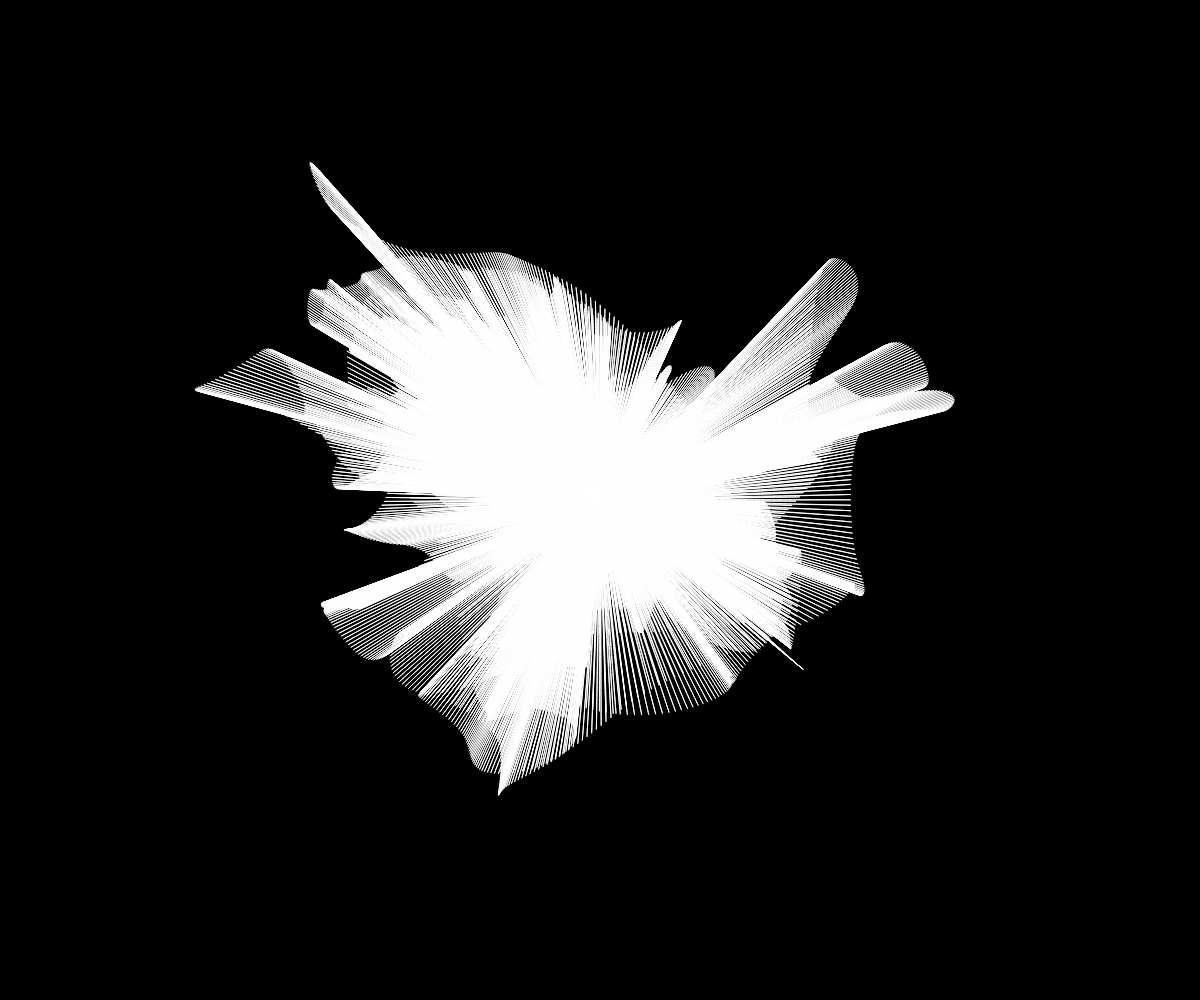
Frame 1 (no input)
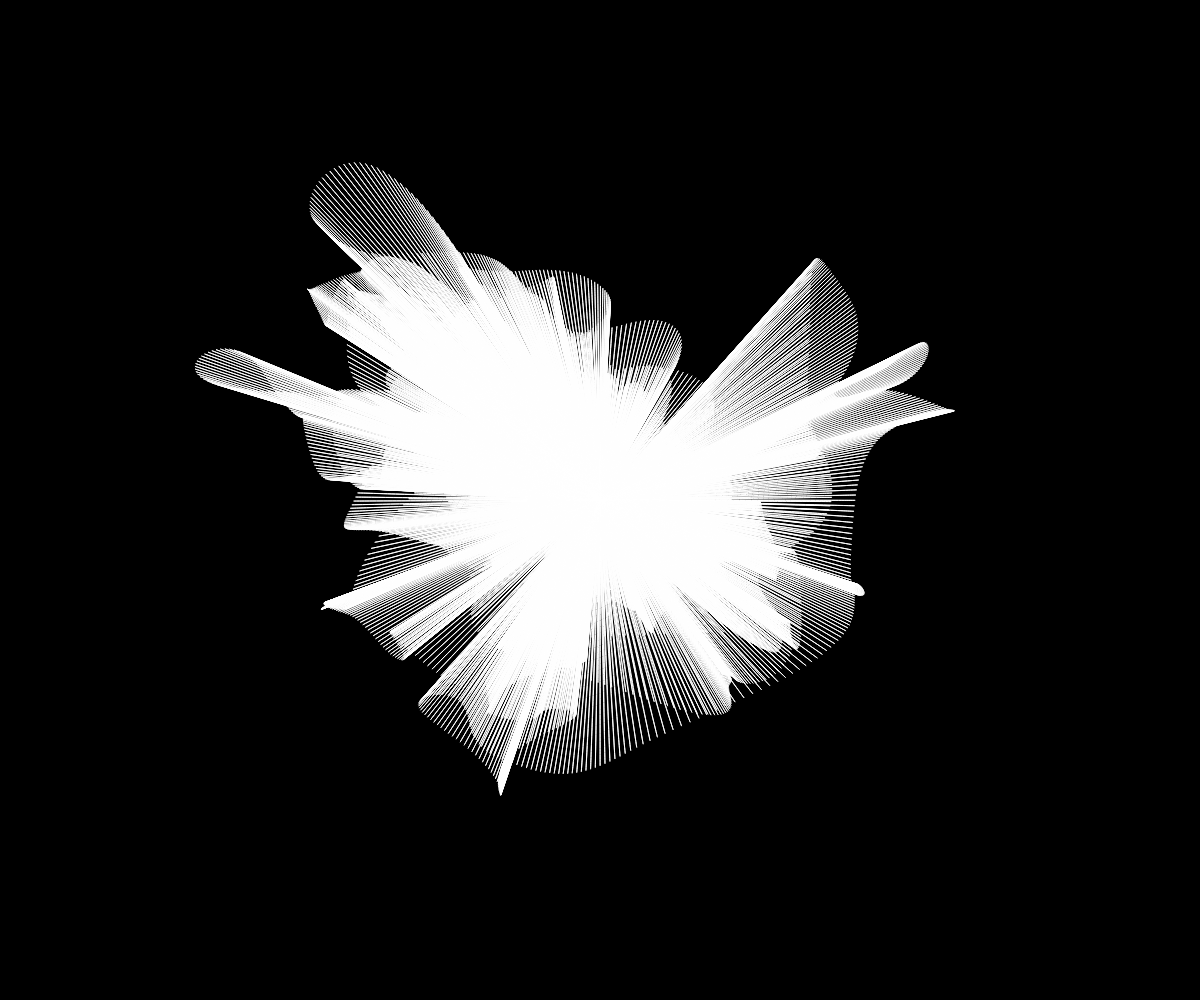
Frame 60 (no input)
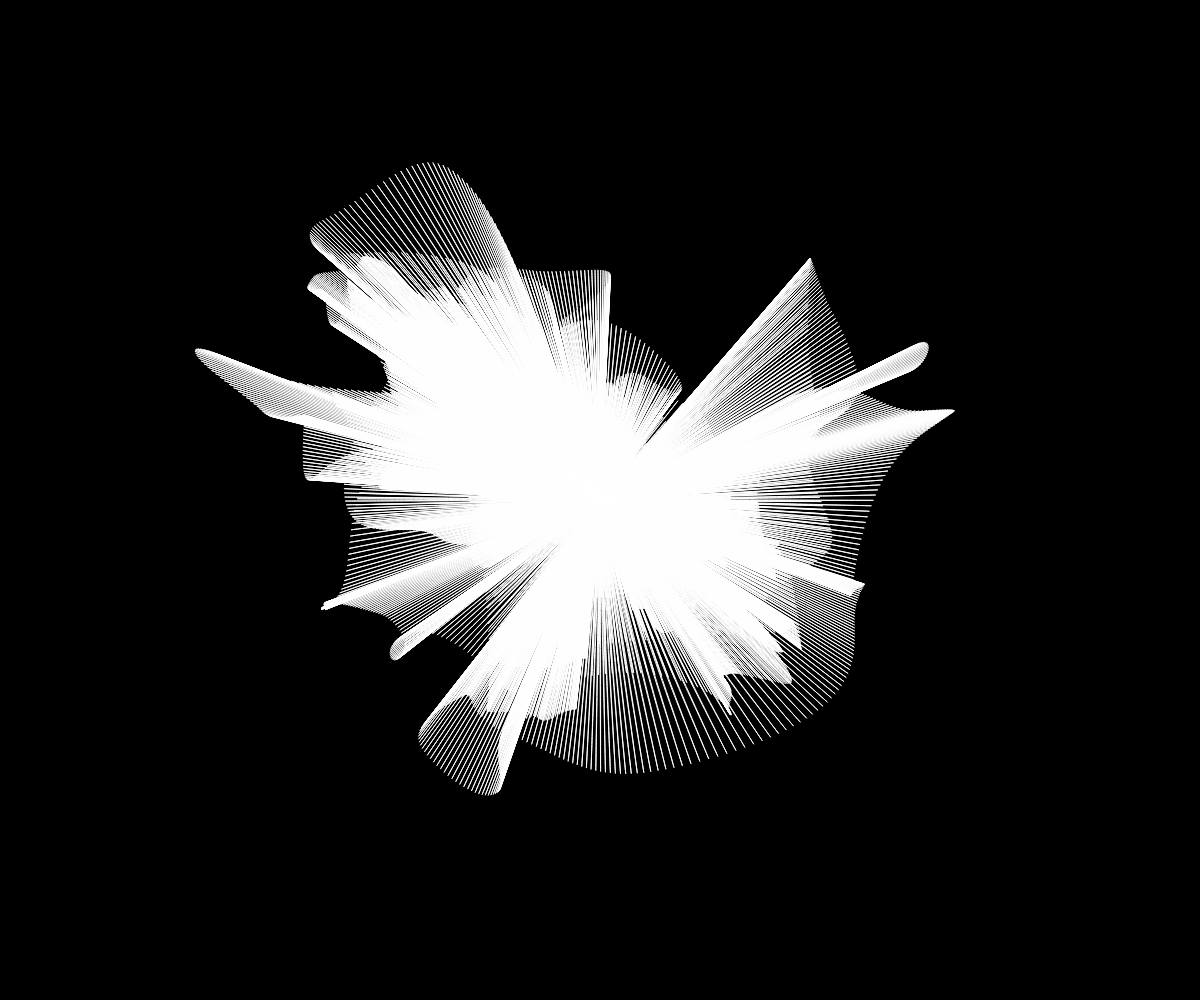
Frame 120 (the mouse pressed at the canvas centre since frame 60)

The p5.js sketch that drew these frames (run headless with seeded random() and noise() and a simulated clock; from frame 60 on, the mouse is pressed at the canvas centre):

// p5.js sketch
// ── sketch.js
function setup() {
    createCanvas(windowWidth, windowHeight);
}

function draw() {
    clear();
    let points = [];
    for (let i = 0; i < 5000; i++) {
        let x = (noise((frameCount/PI + i)/200) - 0.5) * width;
        let y = (noise((frameCount/10 + i)/PI/60) - 0.5) * height;
        points.push(createVector(x, y));
    }
    background(0);
    translate(width/2, height/2);
    stroke(255);
    noFill();
    beginShape();
    vertex(0, 0);
    for (let p of points) {
        curveVertex(p.x, p.y);
        curveVertex(0, 0);
    }
    vertex(0, 0);
    endShape();
}
